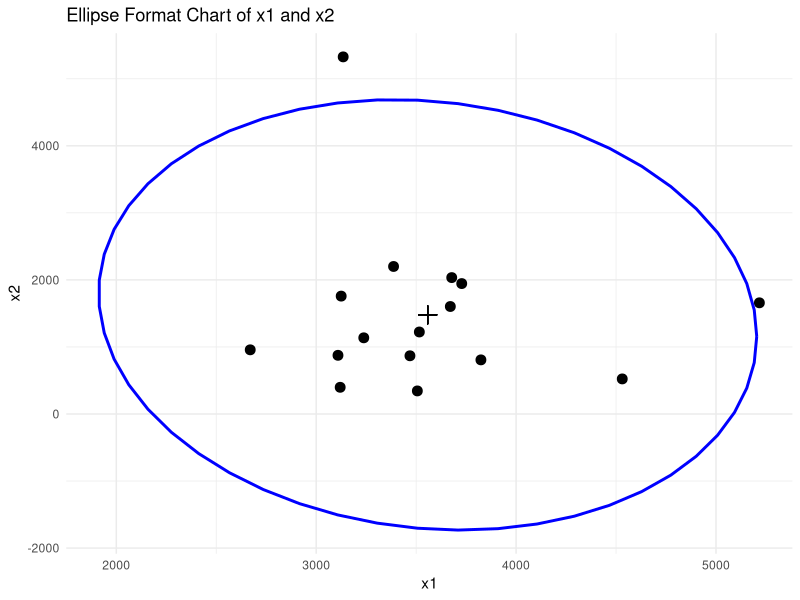
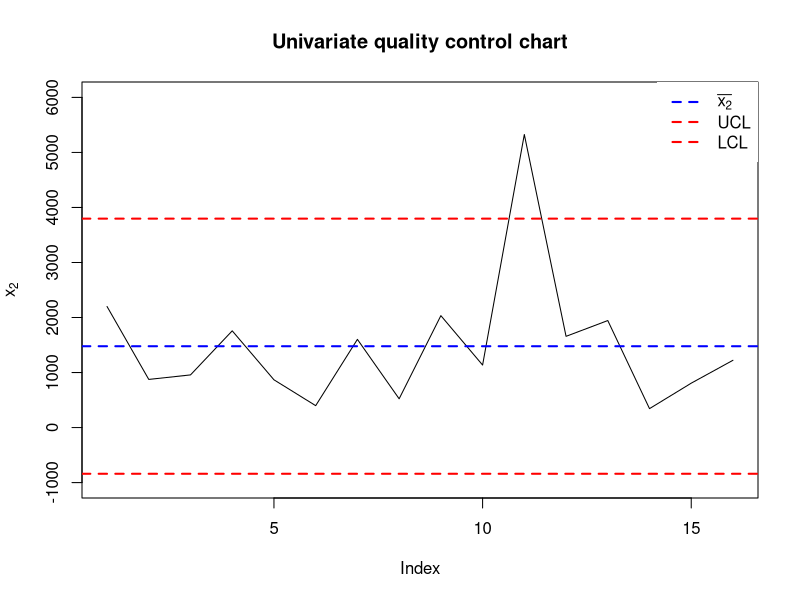
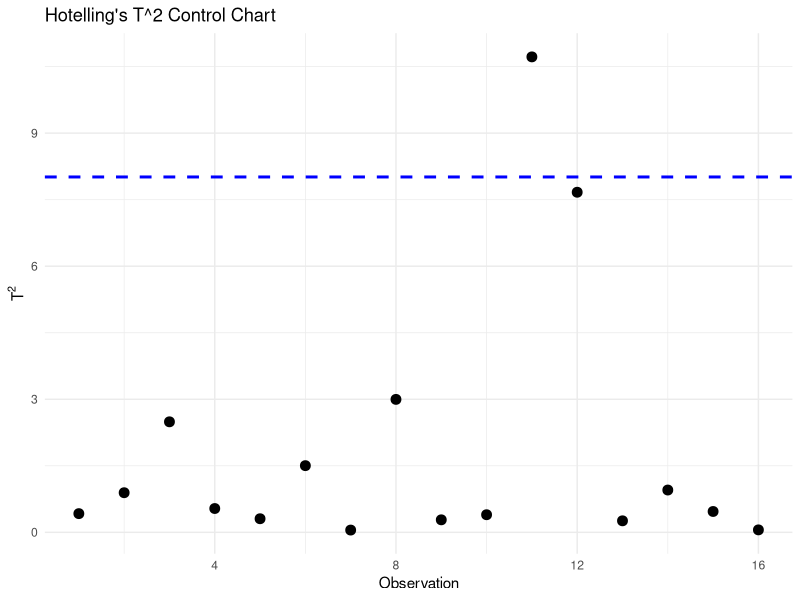

Recreate these plots in R, in order.
# Multivariate analysis lab 
# Written by S. Oh
# Version date: Nov 25, 2024

## Section 5.6 Multivariate Quality Control Chart. 센터 표시. upper bound, lower bound 표시하고 그 밖으로 나가는 이상점을 표시하는 정도의 그림.

## Monotoring the stability of a given sample of multivariate observations
## Setting a control region for future observations

#plot을 똑같이 그려 보는 수준에서 준비.

library(ggplot2)
library(MASS)

data <- data.frame(
  x1 = c(3387, 3109, 2670, 3125, 3469, 3120, 3671, 4531, 3678, 3238, 3135, 5217, 3728, 3506, 3824, 3516),
  x2 = c(2200, 875, 957, 1758, 868, 398, 1603, 523, 2034, 1136, 5326, 1658, 1945, 344, 807, 1223),
  x3 = c(1181, 3532, 2502, 4510, 3032, 2130, 1982, 4675, 2354, 4606, 3044, 3340, 2111, 1291, 1365, 1175),
  x4 = c(14861, 11367, 13329, 12328, 12847, 13979, 13528, 12699, 13534, 11609, 14189, 15052, 12236, 15482, 14900, 15078),
  x5 = c(236, 310, 1182, 1208, 1385, 1053, 1046, 1100, 1349, 1150, 1216, 660, 299, 206, 239, 161)
)

mean_vec = colMeans(data[,c(1,2)])
Sigma_12 = cov(data[,c(1,2)])
n <- nrow(data)
p <- 2


## Ellipse format chart : 타원 그리기 차트 

ggplot(data, aes(x = x1, y = x2)) +
  geom_point(color = "black", size = 3) +  # Scatter plot points
  stat_ellipse(level = 0.95, type = "norm", color = "blue", linewidth = 1) +  # Ellipse
  geom_point(aes(x = mean_vec[1], y = mean_vec[2]), shape = 3, size = 4) + # mean vector 부분에 십자가 그리기 
  theme_minimal() + #미학적 추가 
  labs(
    title = "Ellipse Format Chart of x1 and x2",
    x = "x1",
    y = "x2"
  )

### Univariate Control Chart - x2를 기준으로 다시 그림 그려 보기! (왜냐? 타원에서 x2 쪽으로 먼 이상점 있었으니)

x2bar = mean_vec[2]
CI_len = qnorm(0.975) * sqrt(Sigma_12[2,2])
UCL = x2bar + CI_len; LCL = x2bar - CI_len

# Plot the x2 series with horizontal lines
plot(
  data[, 2], 
  type = 'l', 
  main = "Univariate quality control chart", 
  xlab = "Index", 
  ylab = expression(x[2]),
  ylim = c(-1000,6000)
)
abline(h = x2bar, col = "blue", lty = 2, lwd = 2)  # Horizontal line for x2bar
abline(h = UCL, col = "red", lty = 2, lwd = 2)     # Horizontal line for UCL
abline(h = LCL, col = "red", lty = 2, lwd = 2)     # Horizontal line for LCL

# Add annotations
legend(
  "topright", 
  legend = c(expression(bar(x[2])), "UCL", "LCL"), 
  col = c("blue", "red", "red"), 
  lty = 2, 
  lwd = 2, 
  box.lty = 0
)


## T^2-chart : 타원 : 2차원까지만 가능. 그 이상 차원이면 Hotelling's T^2 통해 시각화해야 함. 

# Calculate Hotelling's T^2 statistic for each observation

inv_cov_matrix <- solve(Sigma_12)
T2 <- apply(data[,c(1,2)], 1, function(row) {
  diff <- as.matrix(row - mean_vec)
  as.numeric(t(diff) %*% inv_cov_matrix %*% diff)
})

# Control limit for T^2-chart
alpha <- 0.05
control_limit <- (p * (n - 1) / (n - p)) * qf(1 - alpha, p, n - p) # follows F distribution

# Create a data frame for plotting
T2_data <- data.frame(
  Observation = 1:n,
  T2 = T2
)

# Plot the T^2-chart
ggplot(T2_data, aes(x = Observation, y = T2)) +
  geom_point(color = "black", size = 3) +  # Line plot of T^2 values
  geom_hline(yintercept = control_limit, color = "blue", linetype = "dashed", size = 1) +  # Control limit
  theme_minimal() +
  labs(
    title = "Hotelling's T^2 Control Chart",
    x = "Observation",
    y = expression(T^2)
  )

#궁금하면? filtering해서 idx 확인.
